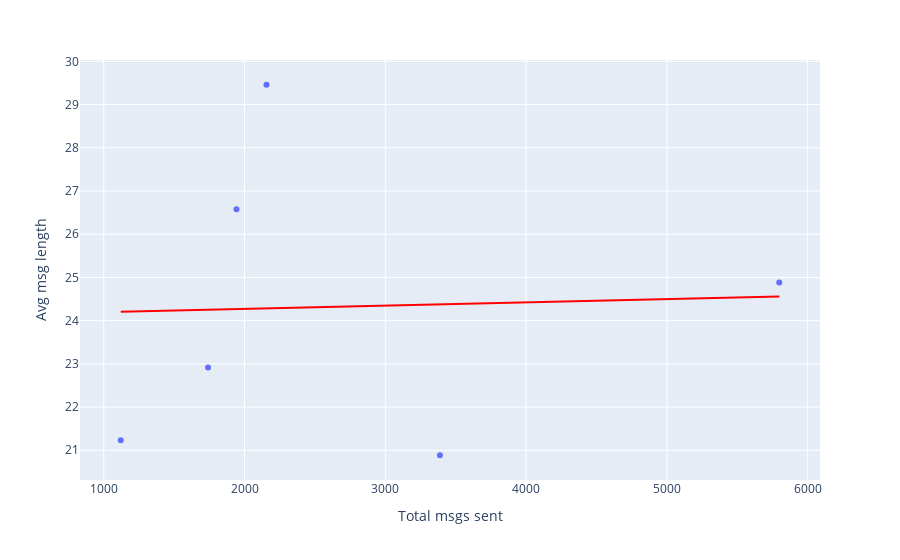

Notebook code for this chart:
### Markdown cell above
## Does average message length correlate with the number of messages sent?

### Code cell
fig = px.scatter(msg_stats, y = 'Avg msg length', x = 'Total msgs sent', trendline = 'ols', trendline_color_override = 'red')
fig.show()
cor = msg_stats.corr().iloc[0,1]
cor = msg_stats.corr().loc['Total msgs sent', 'Avg msg length']
print('The correlation is', cor)

### Figure 1 — Plotly figure (JSON) as saved in the notebook; plotly's stock layout.template omitted (floating-point values rounded to 4 significant figures)
{"data": [{"hovertemplate": "Total msgs sent=%{x}<br>Avg msg length=%{y}<extra></extra>", "legendgroup": "", "marker": {"color": "#636efa", "symbol": "circle"}, "mode": "markers", "name": "", "orientation": "v", "showlegend": false, "type": "scatter", "x": [1741, 1943, 3388, 1121, 2156, 5798], "xaxis": "x", "y": [22.92, 26.58, 20.88, 21.23, 29.46, 24.88], "yaxis": "y"}, {"hovertemplate": "<b>OLS trendline</b><br>Avg msg length = 7.61032e-05 * Total msgs sent + 24.1202<br>R<sup>2</sup>=0.001507<br><br>Total msgs sent=%{x}<br>Avg msg length=%{y} <b>(trend)</b><extra></extra>", "legendgroup": "", "line": {"color": "red"}, "marker": {"color": "#636efa", "symbol": "circle"}, "mode": "lines", "name": "", "showlegend": false, "type": "scatter", "x": [1121, 1741, 1943, 2156, 3388, 5798], "xaxis": "x", "y": [24.21, 24.25, 24.27, 24.28, 24.38, 24.56], "yaxis": "y"}], "layout": {"legend": {"tracegroupgap": 0}, "margin": {"t": 60}, "xaxis": {"anchor": "y", "domain": [0, 1], "title": {"text": "Total msgs sent"}}, "yaxis": {"anchor": "x", "domain": [0, 1], "title": {"text": "Avg msg length"}}}}
